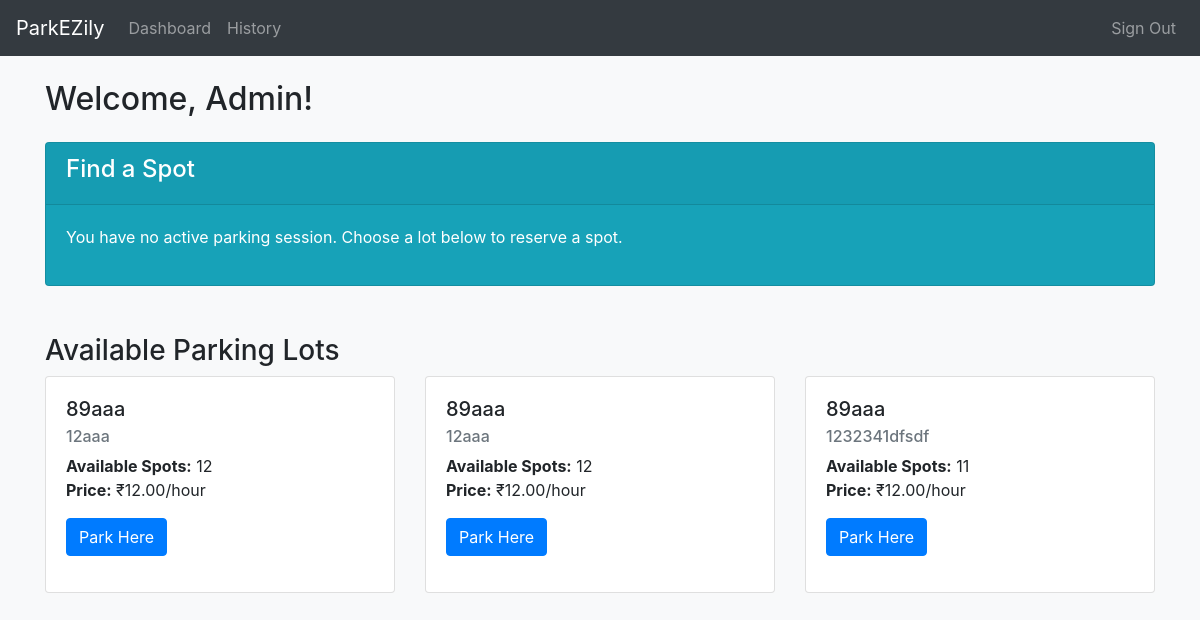
The app's page /dashboard (signed in) with its own data.
### tables this page shows
CREATE TABLE parking_lot (
        id INTEGER PRIMARY KEY AUTOINCREMENT,
        location_name TEXT NOT NULL,
        address TEXT NOT NULL,
        price_per_hour REAL NOT NULL,
        pin_code TEXT NOT NULL,
        max_spots INTEGER NOT NULL,
        status TEXT NOT NULL DEFAULT 'active'
    );

### controllers/user.py (the view)
@user_bp.route('/dashboard')
@user_login_req
def dashboard():
    db = get_db()
    active_res = db.execute(
        '''
        SELECT r.id as res_id, p.location_name, ps.id as spot_num, r.start_time
        FROM reservation r JOIN parking_spot ps ON r.spot_id = ps.id JOIN parking_lot p ON ps.lot_id = p.id
        WHERE r.user_id = ? AND r.end_time IS NULL
        ''', (session['uid'],)
    ).fetchone()
    active_res_fmt = None
    if active_res:
        active_res_fmt = dict(active_res)
        active_res_fmt['start_ist'] = format_ist(active_res['start_time'])
    lots_raw = db.execute("SELECT id, location_name, address, price_per_hour FROM parking_lot WHERE status = 'active'").fetchall()
    lots = []
    for lot in lots_raw:
        lot_dict = dict(lot)
        avail_spots = db.execute("SELECT COUNT(id) as count FROM parking_spot WHERE lot_id = ? AND status = 'A'", (lot['id'],)).fetchone()['count']
        lot_dict['avail_spots'] = avail_spots
        lots.append(lot_dict)
    db.close()
    return render_template('user/dashboard.html', lots=lots, active_res=active_res_fmt)

### controllers/user.py (called while the page is built)
def get_db():
    db = sqlite3.connect(DB_FILE)
    db.row_factory = sqlite3.Row
    return db

def user_login_req(f):
    @wraps(f)
    def wrapper(*args, **kwargs):
        if 'uid' not in session:
            flash('You must be logged in to view this page.', 'warning')
            return redirect(url_for('auth.login'))
        return f(*args, **kwargs)
    return wrapper

### templates/user/dashboard.html
{% extends 'user/user_base.html' %} {% block pg_title %}Dashboard{% endblock %}
{% block user_main %}
<h2 class="mb-4">Welcome, {{ session.name }}!</h2>
{% if active_res %}
<div class="card text-white bg-success mb-4">
  <div class="card-header"><h4>Active Parking Session</h4></div>
  <div class="card-body">
    <p class="card-text">
      You are currently parked at
      <strong>{{ active_res.location_name }}</strong> in spot #{{
      active_res.spot_num }}.
    </p>
    <p>Parked since: {{ active_res.start_ist }}</p>
    <form
      action="{{ url_for('user.release_spot', res_id=active_res.res_id) }}"
      method="POST"
    >
      <button type="submit" class="btn btn-light">
        Release Spot & End Session
      </button>
    </form>
  </div>
</div>
{% else %}
<div class="card bg-info text-white mb-4">
  <div class="card-header"><h4>Find a Spot</h4></div>
  <div class="card-body">
    <p>
      You have no active parking session. Choose a lot below to reserve a spot.
    </p>
  </div>
</div>
{% endif %}
<h3 class="mt-5">Available Parking Lots</h3>
<div class="row">
  {% for lot in lots %}
  <div class="col-md-6 col-lg-4 mb-4">
    <div class="card">
      <div class="card-body">
        <h5 class="card-title">{{ lot.location_name }}</h5>
        <h6 class="card-subtitle mb-2 text-muted">{{ lot.address }}</h6>
        <p class="card-text">
          <strong>Available Spots:</strong> {{ lot.avail_spots }} <br />
          <strong>Price:</strong> ₹{{ "%.2f"|format(lot.price_per_hour) }}/hour
        </p>
        {% if not active_res and lot.avail_spots > 0 %}
        <form
          action="{{ url_for('user.book_spot', lot_id=lot.id) }}"
          method="POST"
        >
          <button type="submit" class="btn btn-primary">Park Here</button>
        </form>
        {% elif active_res %}
        <button class="btn btn-secondary" disabled>Cannot Park</button>
        {% else %}
        <button class="btn btn-danger" disabled>Lot Full</button>
        {% endif %}
      </div>
    </div>
  </div>
  {% else %}
  <p>No parking lots have been set up by the administrator yet.</p>
  {% endfor %}
</div>
{% endblock %}

### records on screen
parking_lot: location_name "89aaa", address "12aaa", avail_spots "12", price_per_hour "12.00"
parking_lot: location_name "89aaa", address "12aaa", avail_spots "12", price_per_hour "12.00"
parking_lot: location_name "89aaa", address "1232341dfsdf", avail_spots "11", price_per_hour "12.00"

### other values on screen
{{ session.name }} "Admin"
